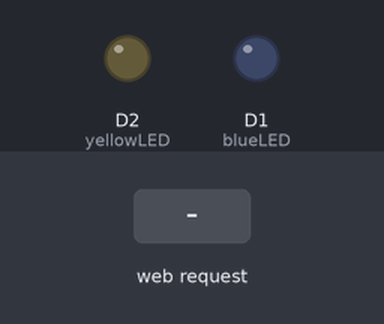
This sketch was run on a simulated ESP8266 (NodeMCU). Parts: output pins drawn as LEDs (lit = HIGH). Inputs (shaded band) come from the test bench. WiFi joins after 1.5 s; servers stay silent unless stated; what the sketch prints to the serial monitor is not drawn.

Above: at 2.7 s.
2.8 s: HTTP request GET /toggleYellow received
At 3.7 s:
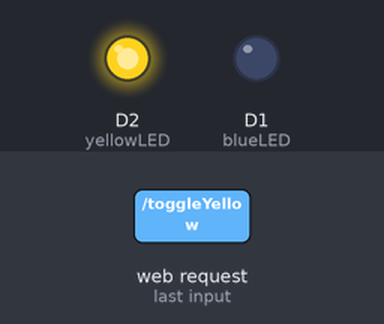
4.3 s: HTTP request GET /toggleBlue received
At 4.8 s:
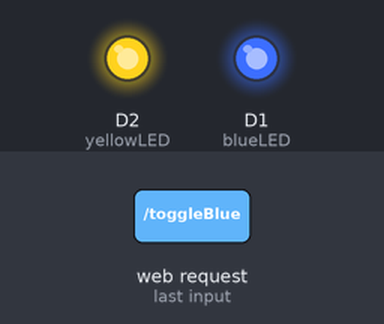
5.8 s: HTTP request GET /toggleYellow received
At 7.2 s:
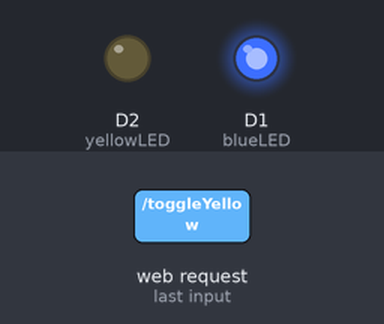
Timing chart, 0 to 8.8 s (numbered marks = the images above; inputs shaded):
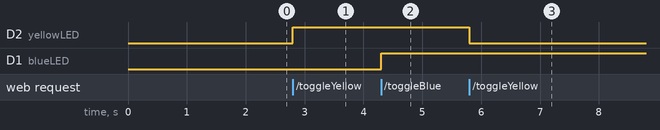

Measured:
- after the input at 2.8 s, D2 (yellowLED): LOW → HIGH at once
- after the input at 4.3 s, D1 (blueLED): LOW → HIGH at once
- after the input at 5.8 s, D2 (yellowLED): HIGH → LOW at once

The sketch:

WebSockets.ino
```cpp
#include <ESP8266WiFi.h>
#include <ESP8266WebServer.h>

ESP8266WebServer server;

// LED PINS:
uint8_t yellowLED = D2;
uint8_t blueLED = D1;

// WiFi Connections details:
char* ssid = "YE Staff";
char* password = "3nt3rpr!5E";

void setup() {

  // Set LED's to Outputs
  pinMode ( yellowLED, OUTPUT );
  pinMode ( blueLED, OUTPUT );

  // Start Serial Console
  Serial.begin ( 115200 );

  // WiFi setup
  WiFi.begin ( ssid, password );

  Serial.println ( "" );
  Serial.print ( "Trying to connect to WiFi..." );
  while ( WiFi.status () != WL_CONNECTED ) {

    Serial.print ( "." );
    delay ( 500 );

  }

  // Connection successful:
  Serial.println ( "" );
  Serial.print ( "Connection successful! IP Address: " );
  Serial.println ( WiFi.localIP () );

  // Web Server ( Root ):
  server.on ( "/", [] () {
    server.send ( 200, "text.html", "<h1>Connection successful</h1>" );
  } );
  // Web Server ( Toogle Pages)
  server.on ( "/toggleYellow", toggleYellowLED );
  server.on ( "/toggleBlue", toggleBlueLED );

  // Web Server begin
  server.begin ();

}


void loop() {

  // Check for users
  server.handleClient ();

}

void toggleYellowLED () {

  digitalWrite ( yellowLED, !digitalRead ( yellowLED ) );
  server.send ( 204, "" );

}

void toggleBlueLED () {

  digitalWrite ( blueLED, !digitalRead ( blueLED ) );
  server.send ( 204, "" );

}
```
